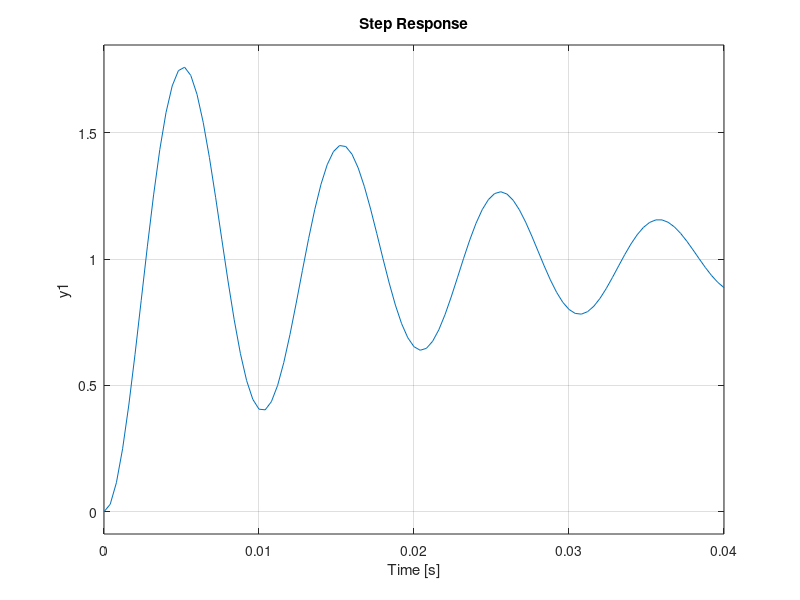

The MATLAB script that drew this image:
clc;clear all;
%% punto 3
R=8;H=.08;Te=H/R;Kem=0.67;
J=2.22*10^-3;f=1.86*10^-3;Tm=J/f;
Va=100;Tcarga=0.15;
G1=tf(1/R,[Te 1]);
G2=tf(1/f,[Tm 1]);
L=feedback(G1*G2*Kem,Kem)
[n,d]=tfdata(L,'v');
p=pole(L)
figure;
hold on;
for i=1:5
Kp=20*i;
H=feedback(Kp*L,1);
step(H,0.04);
end
%hold; step(H,0.04);grid
Tl=(.036-.0052)/3
Kl=100;
Ki=2/Tl;
Td=Tl/8;
K=.6*Kl;
kp=K;
